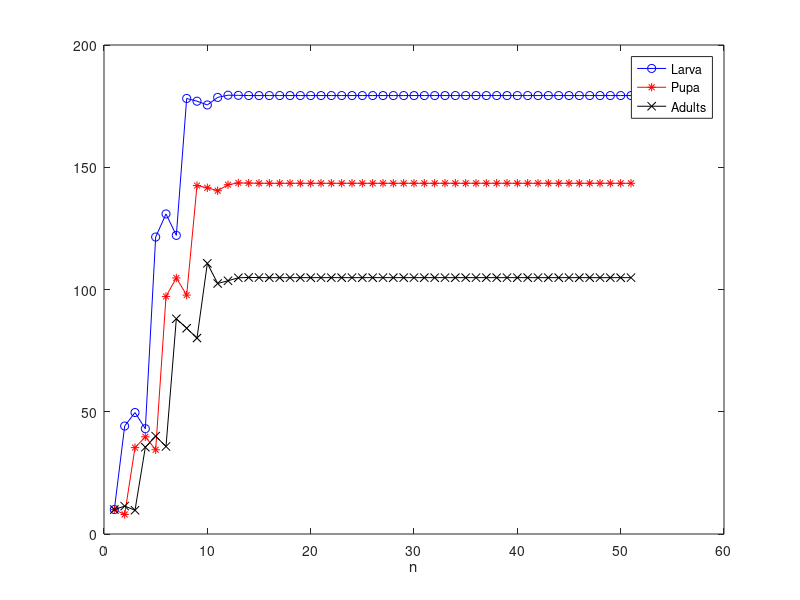

This figure's MATLAB source:
% fefreeman
% Homework 2
% Problem 1
% LPA model

b=4.88;
cea=0.01;
mul=0.2;



%%%% Part i parameters,
%%% survival equilibrium is stable
mua=0.81;
cpa=0.005;

%%%% Part ii parameters
% % %%% survival equilibrium is unstable
% mua=0.96;
% cpa=0.5;


%%%%%% initial conditions %%%%%%

% Stable for (i), unstable for (ii)
l0 =10; 
p0 = 10;
a0 = 10;


% %%% Stable for (i), unstable for (ii)
% l0=179;
% p0=143;
% a0=105;



%%%% Stable for (i), unsstable for (ii)
% l0 = 13;
% p0 = 10;
% a0=3;



n=50; %time interval


l=zeros(n+1,1);
p=zeros(n+1,1);
a=zeros(n+1,1);

l(1)=l0;
p(1)= p0
a(1)=a0;

for i = 1:n
    l(i+1)=b*a(i)*exp(-cea*a(i));
    p(i+1)=(1-mul)*l(i);
    a(i+1)=p(i)*exp(-cpa*a(i))+(1-mua)*a(i);
end



%%%%%%%% Plot Solutions %%%%%%%%%%%%%%%
%Plot Larva in blue
plot(l,'-bo');
hold on

%Plot Pupa in red
plot(p,'-r*');
hold on

%Plot adults in black
plot(a,'-kx');

% Labels and legend
xlabel('n');
legend('Larva','Pupa','Adults');
